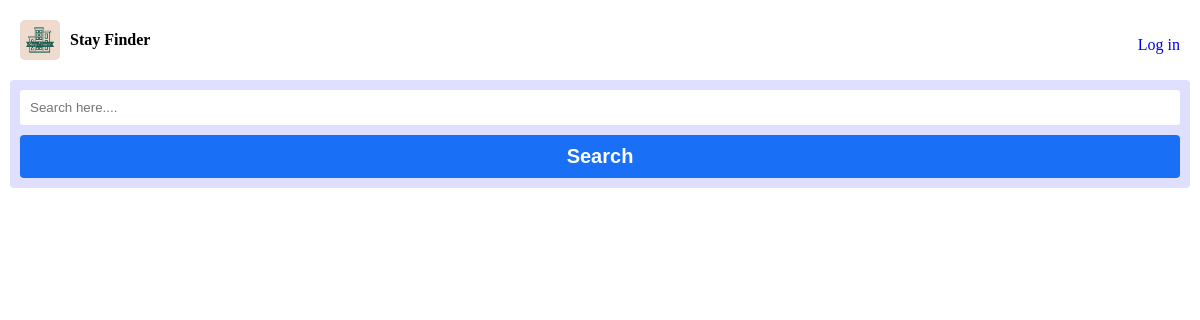
Before: / with the older database file.
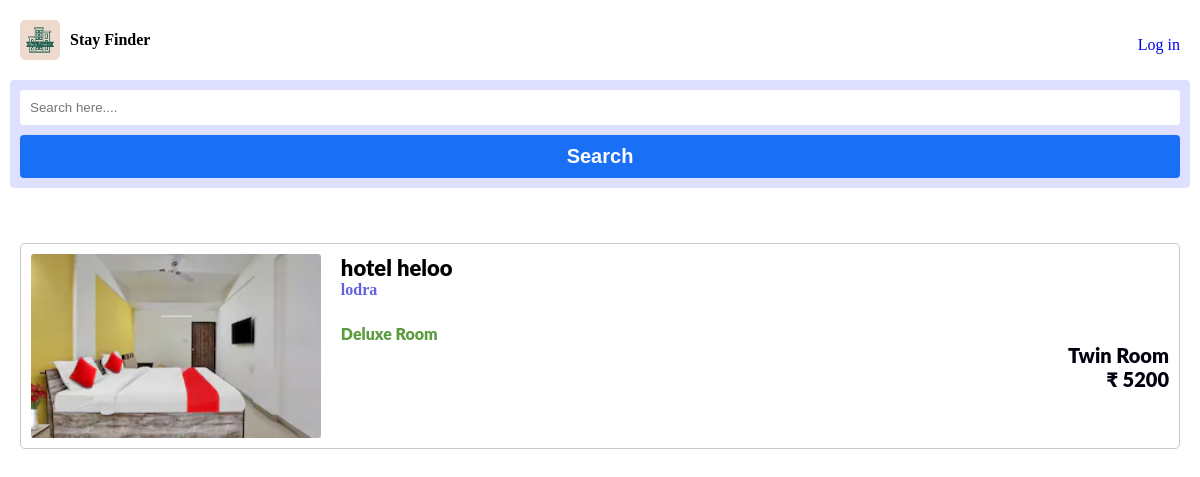
After: the same page with the newer database file.
### tables this page shows
CREATE TABLE `m_register` (
  `Um_id` varchar(10) NOT NULL,
  `Username` varchar(50) NOT NULL,
  `Email` varchar(50) NOT NULL,
  `Password` varchar(100) NOT NULL,
  `Hotel_id` varchar(10) NOT NULL,
  `Hotel_Name` varchar(20) NOT NULL,
  `Hotel_Address` text NOT NULL,
  `Hotel_Mobileno` char(15) NOT NULL,
  `Hotel_Bname` varchar(50) NOT NULL,
  `Hotel_AccountNo` char(20) NOT NULL,
  `Hotel_IFSCcode` char(15) NOT NULL,
  `Verify_status` varchar(20) NOT NULL
);

CREATE TABLE `room_list` (
  `Room_id` varchar(10) NOT NULL,
  `Hotel_id` varchar(10) NOT NULL,
  `Room_type` varchar(20) NOT NULL,
  `AC / NOAC` varchar(10) NOT NULL,
  `Price` int(11) NOT NULL,
  `Room_capacity` varchar(30) NOT NULL,
  `Booking_status` varchar(10) NOT NULL,
  `Room_img1` varchar(100) NOT NULL,
  `Room_img2` varchar(100) NOT NULL,
  `Room_img3` varchar(100) NOT NULL
);

### index.php (the view, shortened to what this page needs)
<!DOCTYPE html>
<html lang="en">
<head>
  <link rel="stylesheet" href="CSS/homepage.css">
</head>
<body>
  <div class="content">
    <nav>
      <div class="log">
        <img src="Images/Stay Finder-logos.webp" alt="" width="40px" style="border-radius: 5px;">
        <b id='sty'>Stay Finder</b>
      </div>
      <div class="m">
        <ul>
          <?php
          if (isset($_SESSION['name'])) {
            echo  "<a href='./Mybooking.php'><li>" . $_SESSION['name'] . "</li></a>";
            echo  "<a href='Process/logout.php'><li>Log out</li></a>";
          } else {
            echo "<a href='login.php'><li>Log in</li></a>";
          }
          ?>
        </ul>
      </div>
    </nav>
    <div class="serchnav">
      <form action="./index.php" method="POST">
        <input type="text" placeholder="Search here...." name="location" required>
        <button name="serchbtn">Search</button>
      </form>
    </div>
    <div class="alldata">
      <?php
      include './Process/cnn.php';
      $d = mysqli_query($cnn, "select * from room_list where Booking_status = 'Open' ");
      while ($dv = mysqli_fetch_array($d)) {
        $hid = $dv['Hotel_id'];
      $id = $dv['Room_id'];
      if(!array_key_exists('serchbtn',$_POST))
      {
        $data = mysqli_query($cnn, "select * from m_register where Hotel_id = '$hid' AND Verify_status ='Verified' ");
        while ($ho = mysqli_fetch_array($data)) {
          $imgurl = $dv['Room_img1'];
          echo "<a href='./Customer_pages/carddata.php?id=$id'>
          <div class='con'>
            <img class='imgcon' src='./Hotel_img/$imgurl'>
            <div class='datcon'>
              <span class='h_name'>" . $ho['Hotel_Name'] . "</span>
              <span class='h_address'>" . $ho['Hotel_Address'] . "</span>
              <span class='Room_type'>" . $dv['Room_type'] . "</span>
              <span class='h_price'>" . $dv['Room_capacity'] . "</span>
              <span class='h_price'>₹ " . $dv['Price'] . "</span>
            </div>
          </div>
        </a>";
        }
    }
      }
      ?>
    </div>
  </div>
</body>
</html>

### CSS/homepage.css (style rules this page uses)
* { padding: 0; margin: 0; }
.content { position: relative; z-index: 2; text-align: center; padding: 10px; }
nav { display: flex; padding: 10px; color: black; align-items: center; }
.log { display: flex; width: 100%; align-items: center; gap: 10px; margin-bottom: 10px; }
.m { width: 100%; }
.m ul { list-style: none; display: flex; gap: 20px; justify-content: flex-end; }
a { text-decoration: none; }
.serchnav { background: #dfdfff; padding: 10px; border-radius: 4px; margin-bottom: 45px; }
.serchnav form { display: grid; gap: 10px; font-weight: bold; }
.serchnav span, button { display: flex; color: #111f6a; font-size: 20px; font-family: 'Lucida Sans', 'Lucida Sans Regular', 'Lucida Grande', 'Lucida Sans Unicode', Geneva, Verdana, sans-serif; }
.serchnav button { cursor: pointer; display: flex; justify-content: center; padding: 10px; background-color: #1970f6; color: white; font-weight: bold; border-radius: 4px; border: none; font-size: 20px; font-family: 'Gill Sans', 'Gill Sans MT', Calibri, 'Trebuchet MS', sans-serif; }
.serchnav input { border: none; padding: 10px; border-radius: 3px; }
.alldata { height: 80vh; overflow: auto; }
.con { display: flex; margin-top: 15px; margin: 10px; border-radius: 5px; border: 1px solid rgb(203, 200, 200); cursor: pointer; }
.imgcon { width: 35%; display: flex; justify-content: flex-start; padding: 10px; border-radius: 13px; }
.datcon { width: 100%; padding: 10px; }
.h_name { display: flex; color: black; font-size: 22px; font-weight: 900; font-family: lato, sans-serif; }
.h_address { display: flex; margin-bottom: 25px; color: rgb(97, 97, 223); font-weight: bold; font-family: Cambria, Cochin, Georgia, Times, 'Times New Roman', serif; }
.Room_type { display: flex; font-size: 16px; color: #5b9c3e; font-weight: 900; font-family: lato, sans-serif; }
.h_price { display: flex; justify-content: end; font-size: 20px; color: #04010f; font-weight: 900; font-family: lato, sans-serif; }

Changed rows visible on the page:
added room_list: Room_type "Deluxe Room", Room_capacity "Twin Room", Price "5200"
added m_register: room_list.Room_img1 (picture), Hotel_Name "hotel heloo", Hotel_Address "lodra"
